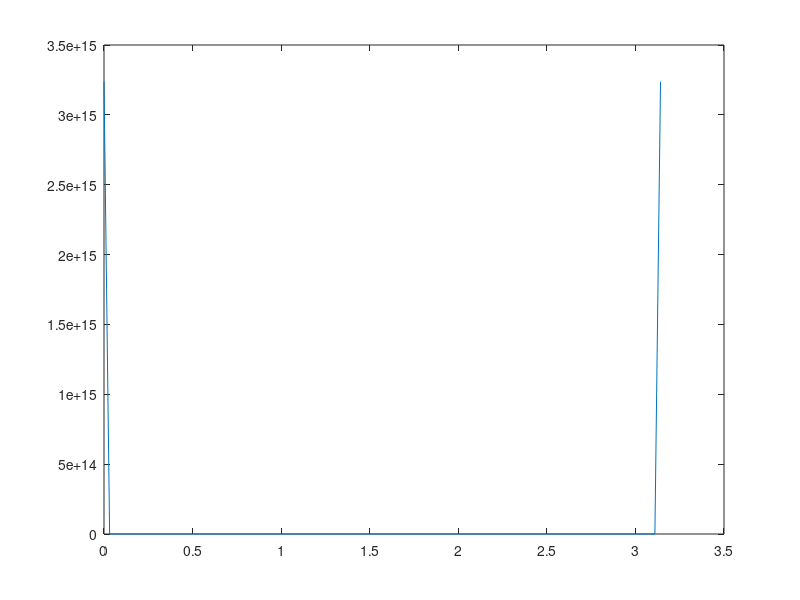

Write the MATLAB code that produced this figure.
ntheta = 100
n=2


theta = linspace(0,pi,100);
delta = linspace(0,pi,10);
for i = 1:numel(delta)
    theta2 = min(theta+delta(i),pi);
    g1 = max(sqrt(1-cos(theta)),sqrt(1-cos(theta2)));
    g2 = max(sqrt(1+cos(theta)),sqrt(1+cos(theta2)));
    g3 = max(max(abs(sin(theta)),abs(sin(theta2))),abs(sin((theta+theta2)/2)));
    g3p =max(abs(sin(theta)),abs(sin(theta2)));
    
%     plot(theta,g1.*g2./g3);
%     hold on;
%     plot(theta,g1.*g2./g3p,'--');
% plot(theta,g1.*g2+2/n*g3)
% hold on;
% plot(theta,g1.*g2+2/n*g3p)
plot(theta,min(1,g1.*g2+2/n*g3p).^2/max(2,g1.*g2+2/n*g3p)./g3p)
end